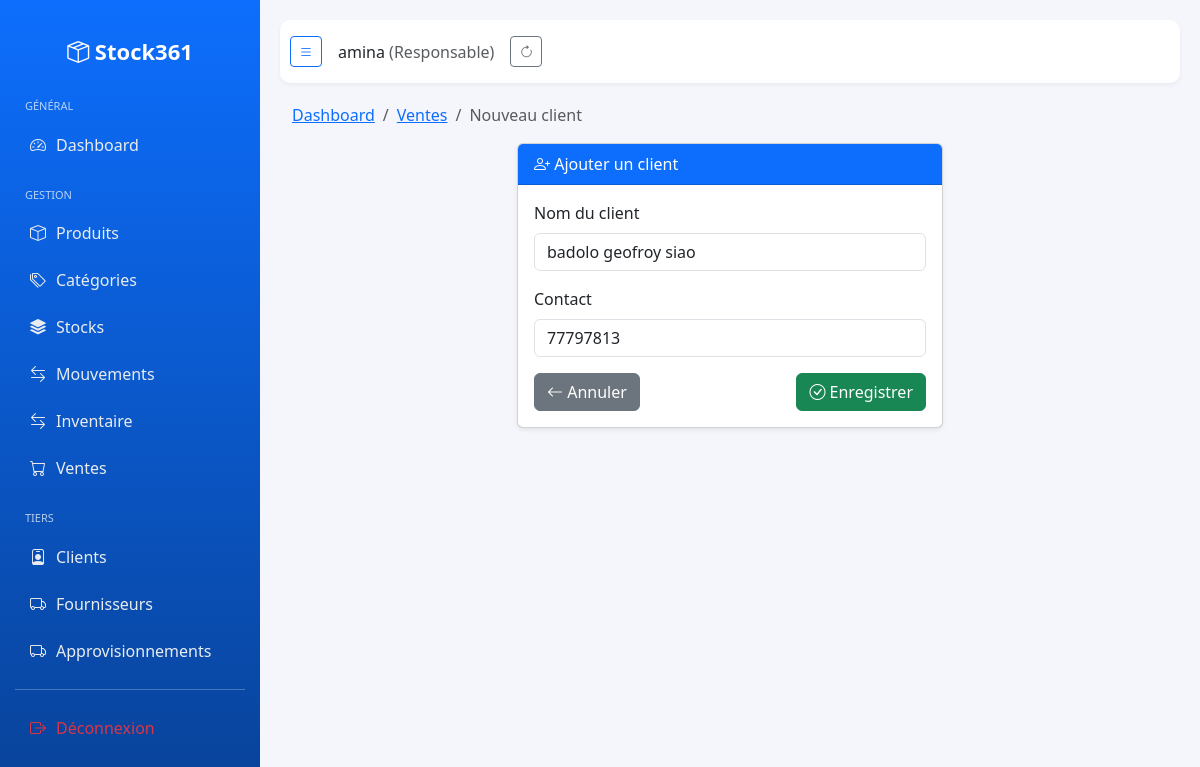
/vente/clients/8/modifier/ (signed in), run on the app's committed database.
### entreprise/models.py (models this page shows, shortened)
class Utilisateur(AbstractUser):
    class TypeUtilisateur(models.TextChoices):
        SUPER_ADMIN = 'super_admin', 'Super Admin'
        RESPONSABLE = 'responsable', 'Responsable'
        GERANT = 'gerant', 'Gérant/Secrétaire'
    entreprise = models.ForeignKey(
        Entreprise,
        on_delete=models.CASCADE,
        related_name='utilisateurs',
        blank=True,
        null=True
    )
    type_utilisateur = models.CharField(
        max_length=20,
        choices=TypeUtilisateur.choices,
        default=TypeUtilisateur.GERANT
    )
    est_actif = models.BooleanField(default=True)
    telephone = models.CharField(max_length=20, blank=True, null=True)
    adresse = models.CharField(max_length=255, blank=True, null=True)
    date_creation = models.DateTimeField(default=timezone.now)
    @property
    def est_super_admin(self):
        return self.type_utilisateur == self.TypeUtilisateur.SUPER_ADMIN
    @property
    def est_responsable(self):
        return self.type_utilisateur == self.TypeUtilisateur.RESPONSABLE
    def get_role_display(self):
        return self.get_type_utilisateur_display()
    @property
    def responsable(self):
        """
        Retourne le premier utilisateur de type 'responsable' ou None
        """
        return self.utilisateurs.filter(type_utilisateur='responsable').first()

### vente/models.py (models this page shows, shortened)
class Client(models.Model):
    entreprise = models.ForeignKey(Entreprise, on_delete=models.CASCADE, related_name='clients')
    nom = models.CharField(max_length=150)
    contact = models.CharField(max_length=50, blank=True, null=True)

### vente/views.py (the view)
# urls.py: path('clients/<int:pk>/modifier/', views.client_update, name='client_update'),
@login_required
def client_update(request, pk):
    client = get_object_or_404(Client, pk=pk, entreprise=request.user.entreprise)
    if request.method == "POST":
        form = ClientForm(request.POST, instance=client)
        if form.is_valid():
            form.save()
            messages.success(request, "Client mis à jour")
            return redirect('client_list')
    else:
        form = ClientForm(instance=client)
    return render(request, 'vente/client_form.html', {'form': form})

### vente/forms.py
class ClientForm(forms.ModelForm):
    class Meta:
        model = Client
        fields = ['nom', 'contact']
        widgets = {
            'nom': forms.TextInput(attrs={
                'class': 'form-control',
                'placeholder': 'Nom du client'
            }),
            'contact': forms.TextInput(attrs={
                'class': 'form-control',
                'placeholder': 'Téléphone / Contact'
            }),
        }

### templates/vente/client_form.html (shortened to what this page needs)
{% extends "base.html" %}
{% block content %}
<div class="container-fluid">
    <nav class="mb-3">
        <ol class="breadcrumb">
            <li class="breadcrumb-item"><a href="{% url 'dashboard' %}">Dashboard</a></li>
            <li class="breadcrumb-item"><a href="{% url 'vente_list' %}">Ventes</a></li>
            <li class="breadcrumb-item active">Nouveau client</li>
        </ol>
    </nav>
    <div class="row justify-content-center">
        <div class="col-md-6">
            <div class="card shadow-sm">
                <div class="card-header bg-primary text-white">
                    <i class="bi bi-person-plus"></i> Ajouter un client
                </div>
                <div class="card-body">
                    <form method="post">
                        <div class="mb-3">
                            <label class="form-label">Nom du client</label>
                            {{ form.nom }}
                        </div>
                        <div class="mb-3">
                            <label class="form-label">Contact</label>
                            {{ form.contact }}
                        </div>
                        <div class="d-flex justify-content-between">
                            <a href="{% url 'vente_list' %}" class="btn btn-secondary">
                                <i class="bi bi-arrow-left"></i> Annuler
                            </a>
                            <button class="btn btn-success">
                                <i class="bi bi-check-circle"></i> Enregistrer
                            </button>
                        </div>
                    </form>
                </div>
            </div>
        </div>
    </div>
</div>
{% endblock %}

### templates/base.html (shortened to what this page needs)
<!DOCTYPE html>
<html lang="fr">
{% load static %}
<head>
    <link href="{% static 'vendor/bootstrap/css/bootstrap.min.css' %}" rel="stylesheet">
    <link href="{% static 'vendor/bootstrap-icons/font/bootstrap-icons.css' %}" rel="stylesheet">
    <link rel="stylesheet" href="{% static 'vendor/datatables/css/jquery.dataTables.min.css' %}">
    <link rel="stylesheet" href="{% static 'vendor/datatables/css/dataTables.bootstrap5.min.css' %}">
    <link rel="stylesheet" href="{% static 'vendor/datatables/css/buttons.bootstrap5.min.css' %}">
    <link rel="stylesheet" href="{% static 'vendor/datatables/css/select.bootstrap5.min.css' %}">
    <link rel="stylesheet" href="{% static 'vendor/datatables/css/responsive.bootstrap5.min.css' %}">
</head>
<body>
<div class="sidebar" id="sidebar">
    <div class="brand">
        <i class="bi bi-box-seam"></i> <span>Stock361</span>
    </div>
    {% if request.user.est_super_admin %}
        <div class="menu-title">Général</div>
        <a href="{% url 'dashboard' %}"><i class="bi bi-speedometer2"></i> <span>Dashboard</span></a>
        <div class="menu-title">Administration</div>
        <a href="{% url 'entreprise_list' %}"><i class="bi bi-building"></i> <span>Entreprises</span></a>
        <a href="{% url 'utilisateur_list' %}"><i class="bi bi-people"></i> <span>Utilisateurs</span></a>
        <div class="menu-title">Gestion</div>
        <a href="{% url 'produit:produit_list' %}"><i class="bi bi-box"></i> <span>Produits</span></a>
        <a href="{% url 'produit:categorie_list' %}">
            <i class="bi bi-tags"></i> <span>Catégories</span>
        </a>
        <a href="{% url 'stock_list' %}"><i class="bi bi-stack"></i> <span>Stocks</span></a>
        <a href="{% url 'inventaire_list' %}"><i class="bi bi-stack"></i> <span>Inventaire</span></a>
        <a href="{% url 'mouvement_list' %}"><i class="bi bi-arrow-left-right"></i> <span>Mouvements</span></a>
        <a href="{% url 'vente_list' %}"><i class="bi bi-cart"></i> <span>Ventes</span></a>
        <div class="menu-title">Tiers</div>
        <a href="{% url 'client_list' %}"><i class="bi bi-person-badge"></i> <span>Clients</span></a>
    {% elif request.user.est_responsable %}
        <div class="menu-title">Général</div>
        <a href="{% url 'dashboard' %}"><i class="bi bi-speedometer2"></i> <span>Dashboard</span></a>
        <div class="menu-title">Gestion</div>
        <a href="{% url 'produit:produit_list' %}"><i class="bi bi-box"></i> <span>Produits</span></a>
        <a href="{% url 'produit:categorie_list' %}">
            <i class="bi bi-tags"></i> <span>Catégories</span>
        </a>
        <a href="{% url 'stock_list' %}"><i class="bi bi-stack"></i> <span>Stocks</span></a>
        <a href="{% url 'mouvement_list' %}"><i class="bi bi-arrow-left-right"></i> <span>Mouvements</span></a>
        <a href="{% url 'inventaire_list' %}"><i class="bi bi-arrow-left-right"></i> <span>Inventaire</span></a>
        <a href="{% url 'vente_list' %}"><i class="bi bi-cart"></i> <span>Ventes</span></a>
        <div class="menu-title">Tiers</div>
        <a href="{% url 'client_list' %}"><i class="bi bi-person-badge"></i> <span>Clients</span></a>
        <a href="{% url 'fournisseur_list' %}"><i class="bi bi-truck"></i> <span>Fournisseurs</span></a>
        <a href="{% url 'approvisionnement_list' %}"><i class="bi bi-truck"></i> <span>Approvisionnements</span></a>
    {% endif %}
    <hr class="text-white">
    <a href="{% url 'logout' %}" class="text-danger"><i class="bi bi-box-arrow-right"></i> <span>Déconnexion</span></a>
</div>
<div class="main" id="main">
    <div class="topbar">
        <div class="d-flex align-items-center gap-3">
            <button class="btn btn-sm btn-outline-primary" id="toggleSidebar"><i class="bi bi-list"></i></button>
            <div class="user-info">
                {{ request.user.username }}
                <span class="text-muted">({{ request.user.get_role_display }})</span>
            </div>
            <button class="btn btn-sm btn-outline-secondary" id="refreshBtn" title="Actualiser">
                <i class="bi bi-arrow-clockwise"></i>
            </button>
        </div>
    </div>
    {% block content %}{% endblock %}
</div>
</body>
</html>

### templates/base.html (style rules this page uses)
body { margin: 0; background: #f4f6fb; font-family: "Segoe UI", sans-serif; }
.sidebar { width: 260px; height: 100vh; position: fixed; left: 0; top: 0; background: linear-gradient(180deg, #0d6efd, #084298); color: white; padding: 15px; transition: 0.3s; z-index: 1000; }
.sidebar .brand { text-align: center; font-size: 22px; font-weight: bold; margin: 20px 0 30px; }
.sidebar a { display: flex; align-items: center; gap: 10px; color: #e9ecef; text-decoration: none; padding: 10px 15px; border-radius: 10px; margin: 3px 0; transition: all 0.2s ease; }
.menu-title { margin: 20px 10px 8px; font-size: 11px; text-transform: uppercase; opacity: 0.7; }
.main { margin-left: 260px; padding: 20px; transition: 0.3s; min-height: 100vh; }
.topbar { background: #fff; padding: 16px 10px; display: flex; justify-content: space-between; align-items: center; border-radius: 10px; margin-bottom: 20px; box-shadow: 0 2px 4px rgba(0,0,0,0.05); }
.topbar .user-info { font-weight: 500; }

### data on the page
Utilisateur: user.username "amina", user.role "Responsable"
Client: nom "badolo geofroy siao", contact "77797813"
